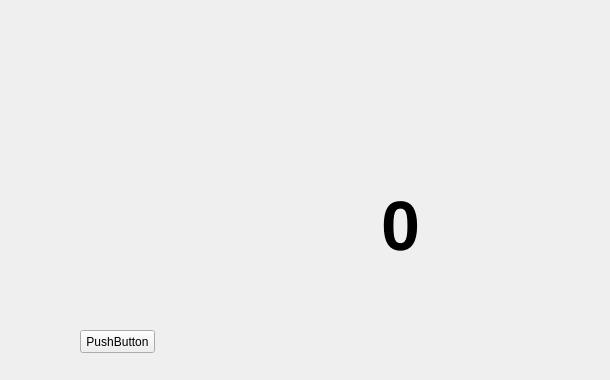
             <widget class="QWidget" name="page_28">
              <widget class="QLabel" name="label_82">
               <property name="geometry">
                <rect>
                 <x>210</x>
                 <y>-100</y>
                 <width>391</width>
                 <height>371</height>
                </rect>
               </property>
               <property name="text">
                <string/>
               </property>
               <property name="pixmap">
                <pixmap resource="Resources.qrc">:/icons/tsawer/storage.png</pixmap>
               </property>
               <property name="scaledContents">
                <bool>true</bool>
               </property>
              </widget>
              <widget class="QLabel" name="storage_ref">
               <property name="geometry">
                <rect>
                 <x>320</x>
                 <y>180</y>
                 <width>161</width>
                 <height>91</height>
                </rect>
               </property>
               <property name="styleSheet">
                <string notr="true">color : black ;
font-size:70px;
font-weight:bold ;</string>
               </property>
               <property name="text">
                <string>0</string>
               </property>
               <property name="scaledContents">
                <bool>false</bool>
               </property>
               <property name="alignment">
                <set>Qt::AlignCenter</set>
               </property>
              </widget>
              <widget class="QPushButton" name="pushButton_3">
               <property name="geometry">
                <rect>
                 <x>80</x>
                 <y>330</y>
                 <width>75</width>
                 <height>23</height>
                </rect>
               </property>
               <property name="text">
                <string>PushButton</string>
               </property>
              </widget>
             </widget>
